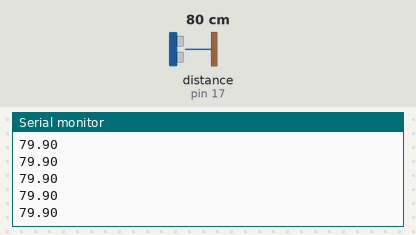
A sketch run on a simulated Arduino Uno, built with avr-gcc and run on an emulated ATmega328P. Shown: the last lines printed to the serial monitor. Wiring (inferred from the names in the program): ultrasonic range finder: trigger pin 13; echo pin 17. The inputs (shaded band) are chosen by the test bench; at power-on: distance to the obstacle (sensor on pin 17) 80 cm. The echo pulse lasts 58.3 µs per cm.

Above: at 2.2 s.
2.3 s: distance to the obstacle (sensor on pin 17) set to 2 cm
At 2.33 s:
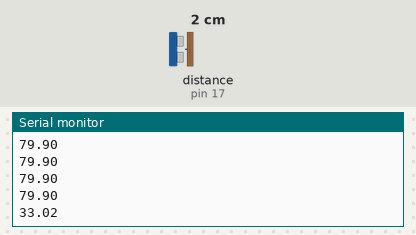
3.8 s: distance to the obstacle (sensor on pin 17) set to 4 cm
At 3.89 s:
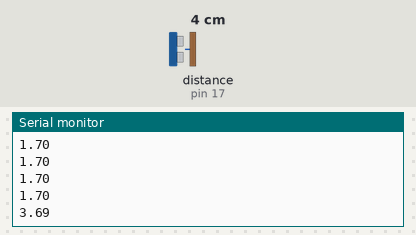
Timing chart, 0 to 6.8 s (numbered marks = the images above; inputs shaded):
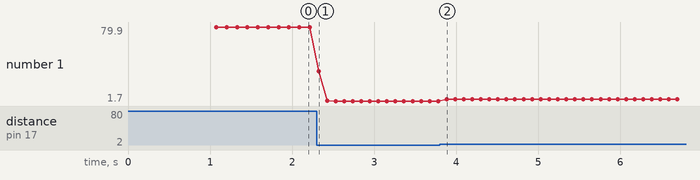

Measured:
- after the input at 2.3 s, the serial monitor: prints a new line at once (image 1)
- after the input at 3.8 s, the serial monitor: prints a new line after 0.08 s (image 2)
- plotted number 1: 79.9 → 1.7 after the input at 2.3 s, 1.7 → 3.69 after the input at 3.8 s

The sketch:

HC-SR04_at_Zumo.ino
```cpp
#define usTrigPin 13
#define usEchoPin 17


void setup(void) {
  pinMode(usTrigPin, OUTPUT);
  pinMode(usEchoPin, INPUT);

  Serial.begin(9600);
  delay(1000);

}


double getDistanceFront() {
  int times = 5;
  double duration = 0,
         distance = 0;

  for (int i = 0; i < times; i++) {
    delay(10);
    digitalWrite(usTrigPin, LOW);  // Added this line
    delayMicroseconds(2); // Added this line
    digitalWrite(usTrigPin, HIGH);
    //  delayMicroseconds(1000); - Removed this line
    delayMicroseconds(10); // Added this line
    digitalWrite(usTrigPin, LOW);
    duration = pulseIn(usEchoPin, HIGH);
    distance += (duration / 2) / 29.1;
  }
  distance /= times;

 /* Serial.print("Avr: ");
  Serial.print(distance);
  Serial.println(" cm");*/

  return distance;
}


void loop(void) {
  double val = getDistanceFront();
  Serial.println(val);
  delay(50);
}
```
